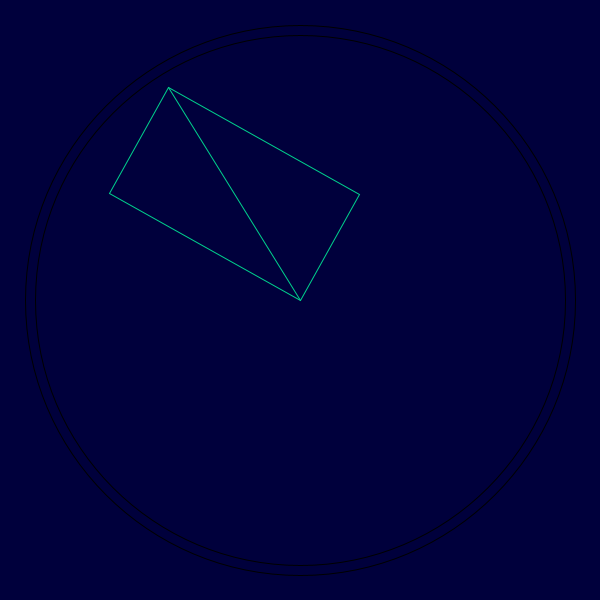
Frame 1 (no input)
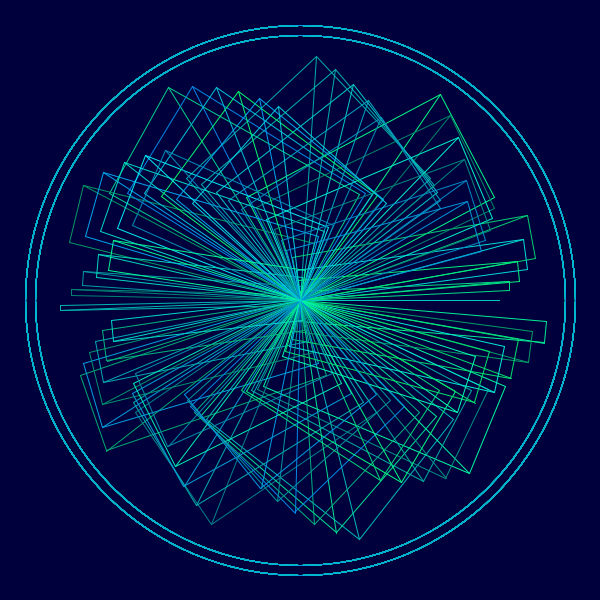
Frame 60 (the mouse pressed at the canvas centre just before this capture)
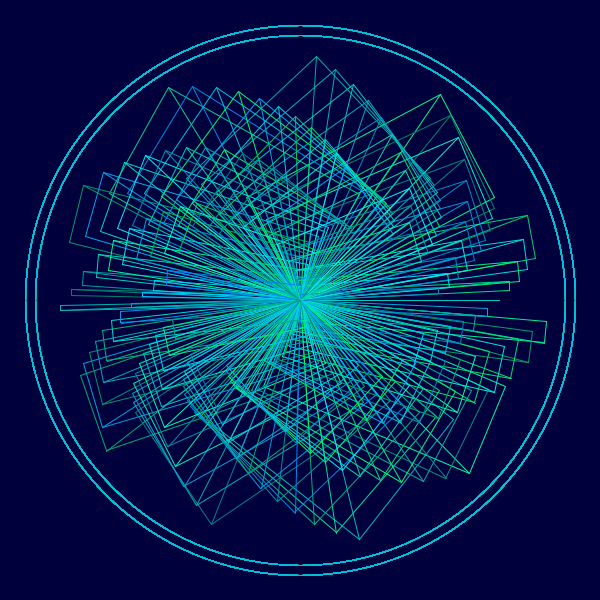
Frame 120 (the mouse held since frame 60 and released just before this capture)

The Processing sketch that drew these frames (run headless with seeded random() and noise(); from frame 60 on, the mouse is pressed at the canvas centre):

// Processing sketch: processing_167288
// ── processing_167288.pde

//import processing.pdf.*;


float x, y;
float angle = 200;
float r = 250;
float d = 1;

void setup() {

  size(600, 600);

  //beginRecord(PDF, "CosSinTan.pdf");
  background(0,0,60);
}

void draw() {
  
  x = r * cos (angle);
  y = r * sin (angle);


noFill();
ellipse(300,300, 530,530);
ellipse(300,300, 550,550);
  stroke(0, 20);
  stroke(random(0,0), random(127, 255), random(100,255));
noFill();
  translate(width/2, height/2);
  rotate(angle);
  line (0, 0, x, y);
  rect(0, 0,x, y);

  //angle = angle+ 1;
  angle += 10;
  r = r -d;

  if (r == 0 || r== 250) {
    d = d * -1;
  }






  println(x+ " : " +y);
}

void keyPressed() {
  if (key == 'q') {
    endRecord();
    exit();
  }
}
